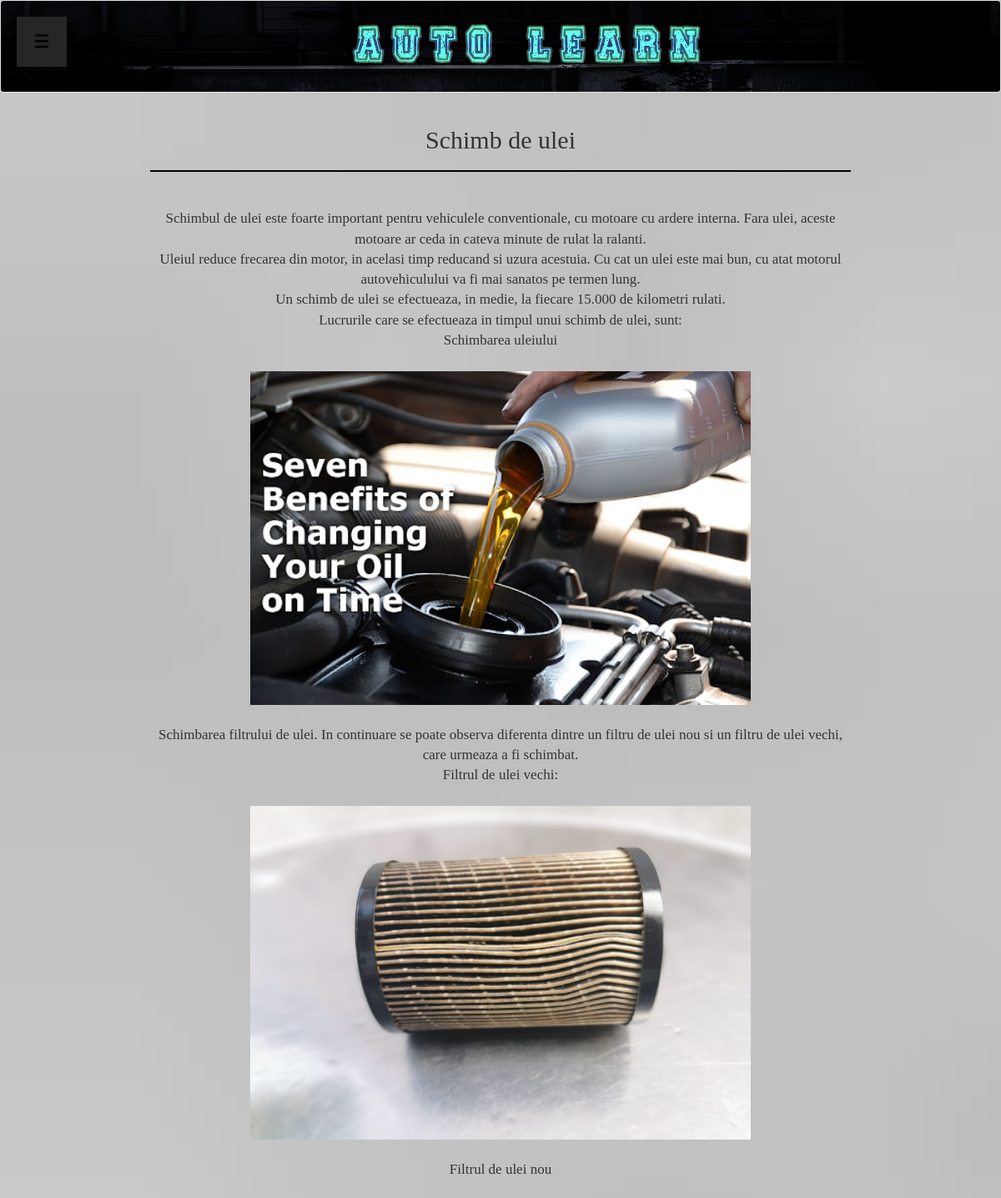
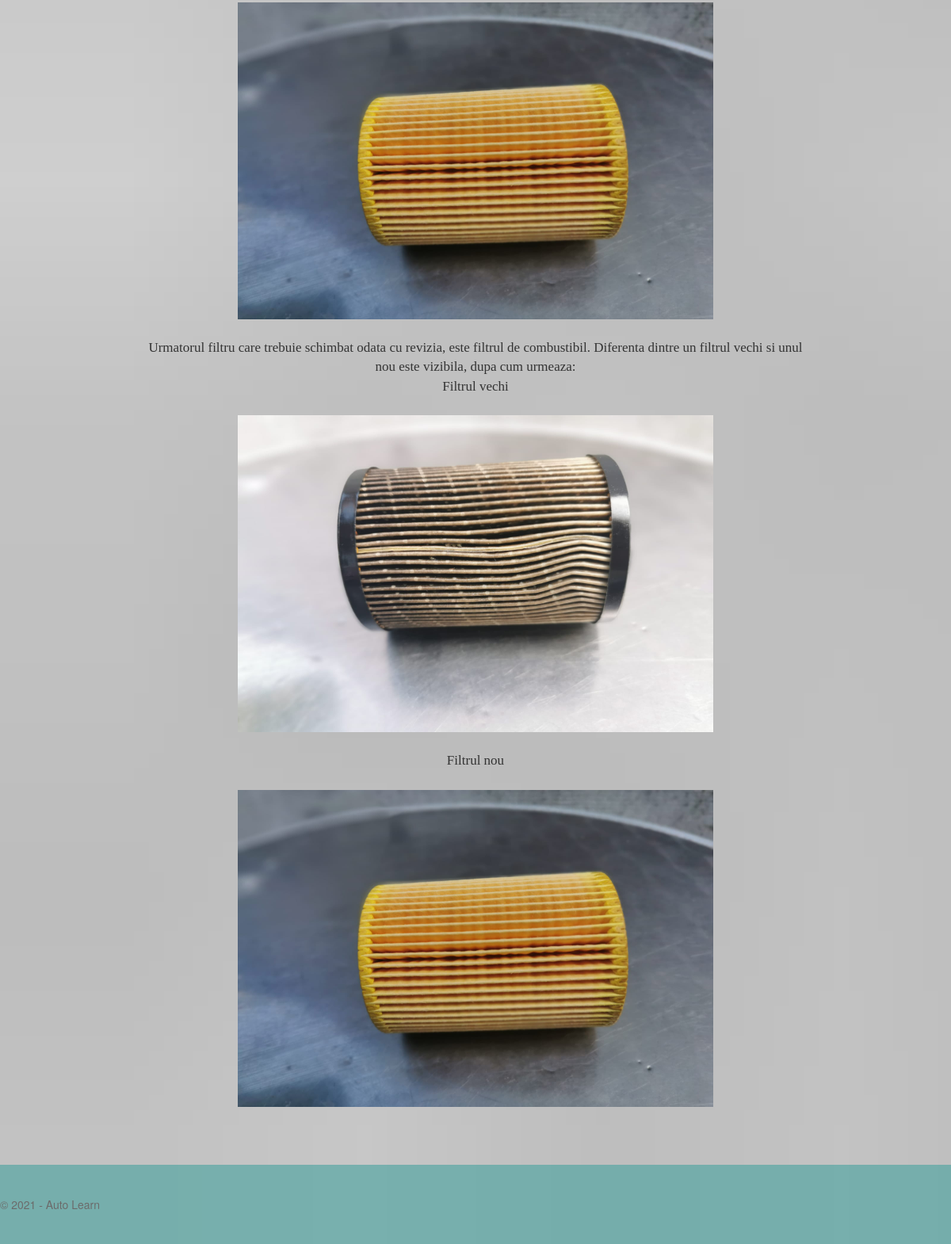
Screenshot of /php/viewCourse.php?course_id=1 (signed in) with the database file from the repository (2 pictures, top to bottom).
### tables this page shows
CREATE TABLE `courses` (
  `course_id` varchar(255) NOT NULL,
  `title` varchar(255) NOT NULL,
  `image` varchar(255) NOT NULL
);

CREATE TABLE `texts` (
  `text_id` int(255) NOT NULL,
  `course_id` varchar(255) NOT NULL,
  `text` text NOT NULL
);

CREATE TABLE `files` (
  `file_id` int(255) NOT NULL,
  `course_id` varchar(255) NOT NULL,
  `reference` varchar(255) NOT NULL,
  `type` varchar(255) NOT NULL
);

### php/viewCourse.php (the view, shortened to what this page needs)
<?php
if(!isset($_SESSION['admin_id'])) {
    if(!isset($_SESSION['user_id']))
        header("location: ../index.php");
    include("../include/inHeaderUser.php");
}
else{
    include("../include/inHeaderAdmin.php");
}
?>
<link rel='stylesheet' type='text/css' href='../css/admin.css'>
<div class='all_courses'>
<?php
global $conn;
$course_id = $_GET["course_id"];
$select_course = $conn->prepare("select * from courses where course_id=?");
$select_course->execute(array($course_id));
$course = $select_course->fetch();
echo "<h2 class='title'>" . $course["title"] . "</h2><hr>";
$select_texts = $conn->prepare("select * from texts where course_id=?");
$select_texts ->execute(array($course_id));
$select_files = $conn->prepare("select * from files where course_id=?");
$select_files ->execute(array($course_id));
while($texts = $select_texts->fetch() and $files = $select_files->fetch()){
    if(strcmp($texts['text'],"") != 0){
        echo  "<br>" . $texts['text'];
    }
    if(strcmp($files['reference'],"0") != 0) {
        if(strcmp($files['type'],"video") == 0){
            echo "<br><br><video class='video' controls><source src='" . $files['reference'] . "' type='video/mp4'/> </video><br>";
        }
        else {
            echo "<br><br><img class='image' alt='" . $files['reference'] . "' src='" . $files['reference'] . "' width='600' height='400'/><br>";
        }
    }
}
?>
<br><br><br>
</div>
<?php
    include("../include/footer.php");
?>

### include/inHeaderAdmin.php (shortened to what this page needs)
<!DOCTYPE html>
<html lang="ro">
<link rel="stylesheet" type="text/css" href="https://maxcdn.bootstrapcdn.com/bootstrap/3.3.7/css/bootstrap.min.css">
<link rel="stylesheet" type="text/css" href="../css/index.css">
<link rel="stylesheet" type="text/css" href="../css/admin.css">
<body class="logged">
<div class="row">
    <div class="col-sm-12">
        <div class="well">
            <nav>
                <ul>
                    <li class="menu"><a href="../php/mainAdmin.php"><img style="width: 30px;" alt="Meniu" src="../images/menu.png"/></a>
                    </li>
                </ul>
            </nav>
            <div class="center">
                <a href="../php/mainAdmin.php"><img class="center" alt="Auto Learn" src="../images/titlu.png"/></a>
            </div>
        </div>
    </div>
</div>

### include/footer.php
<footer class="foot">
    <div class="footer">
        &copy; 2021 - Auto Learn
    </div>
</footer>

### css/index.css (style rules this page uses)
html body { height: 100%; }
.center { margin-left: auto; margin-right: auto; }
body.logged { overflow-x: hidden; -webkit-background-size: cover; -moz-background-size: cover; -o-background-size: cover; background-size: cover; }
.well { background-image: url("../images/poza.jpg"); display: flex; }
.menu { position: relative; }
nav a { color: #000; display: block; padding: 15px 15px; text-decoration: none; font-family: "Comic Sans MS"; font-weight: bold; font-size: max(15px, 1vw); }
nav ul, nav ul li { list-style: none; padding: 0; margin: 0; }
nav > ul { background: #262626; text-align: center; }
nav > ul > li { display: inline-block; border-left: 1px solid #000; }
nav > ul > li:first-child { border-left: none; }

### css/admin.css (style rules this page uses)
* { box-sizing: border-box; }
html,body { height: 100%; margin: 0; }
body { background-image: url("../images/fundalAdmin.jpg"); }
body.logged { overflow-x: hidden; -webkit-background-size: cover; -moz-background-size: cover; -o-background-size: cover; background-size: cover; }
footer.foot { width: 100%; display: flex; flex-direction: column; height: 100px; background-color: #45a29e; opacity: 60%; }
div.footer { width: 30%; margin-top: auto; padding: 40px 0; }
.all_courses { text-align: center; width: 70%; margin-right: auto; margin-left: auto; font-family: "Times New Roman", sans-serif; font-size: max(1.3vw,17px); }
h2.title { font-family: Algerian, serif; }

### php/viewCourse.php (style rules this page uses)
img.image { max-width: 80%; }
hr { border: 1px solid black; }

### rows the page displays
courses: title "Schimb de ulei"
texts: text "Schimbul de ulei este foarte important pentru vehiculele conventionale, cu motoare cu ardere interna. Fara ulei, aceste motoare ar ceda in cateva minute de rulat la ralanti."
texts: text "Uleiul reduce frecarea din motor, in acelasi timp reducand si uzura acestuia. Cu cat un ulei este mai bun, cu atat motorul autovehiculului va fi mai sanatos pe termen lung."
texts: text "Un schimb de ulei se efectueaza, in medie, la fiecare 15.000 de kilometri rulati."
texts: text "Lucrurile care se efectueaza in timpul unui schimb de ulei, sunt:"
files: reference (picture)
texts: text "Schimbarea uleiului"
texts: text "Schimbarea filtrului de ulei. In continuare se poate observa diferenta dintre un filtru de ulei nou si un filtru de ulei vechi, care urmeaza a fi schimbat."
files: reference (picture)
texts: text "Filtrul de ulei vechi:"
files: reference (picture)
texts: text "Filtrul de ulei nou"
texts: text "Urmatorul filtru care trebuie schimbat odata cu revizia, este filtrul de combustibil. Diferenta dintre un filtrul vechi si unul nou este vizibila, dupa cum urmeaza:"
files: reference (picture)
texts: text "Filtrul vechi"
files: reference (picture)
texts: text "Filtrul nou"
